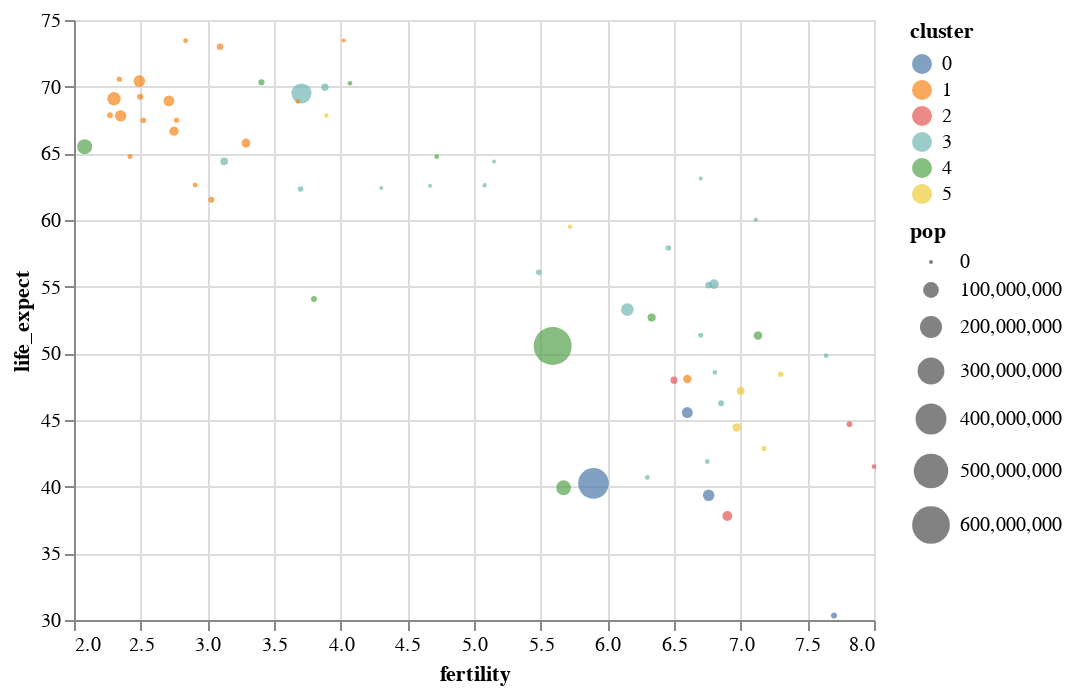

Here is the Vega-Lite specification saved for this chart:
### Vega-Lite specification from a JSON file in a GitHub repository (floating-point values rounded to 4 significant figures; data arrays with more than 128 entries replaced by an {"elided": "..."} marker saying what was removed)
{"config": {"view": {"continuousWidth": 400, "continuousHeight": 300}}, "data": {"name": "data-89be1acdd14c7effd56f4dd0fabf92c3"}, "mark": {"type": "point", "filled": true}, "encoding": {"color": {"type": "nominal", "field": "cluster"}, "order": {"type": "quantitative", "field": "pop", "sort": "descending"}, "size": {"type": "quantitative", "field": "pop"}, "x": {"type": "quantitative", "field": "fertility", "scale": {"zero": false}}, "y": {"type": "quantitative", "field": "life_expect", "scale": {"zero": false}}}, "selection": {"select": {"type": "single", "fields": ["year"], "init": {"year": 1955}, "bind": {"input": "range", "max": 2005, "min": 1955, "step": 5}}}, "transform": [{"filter": {"selection": "select"}}], "$schema": "https://vega.github.io/schema/vega-lite/v4.8.1.json", "datasets": {"data-89be1acdd14c7effd56f4dd0fabf92c3": {"elided": "693 records"}}}
